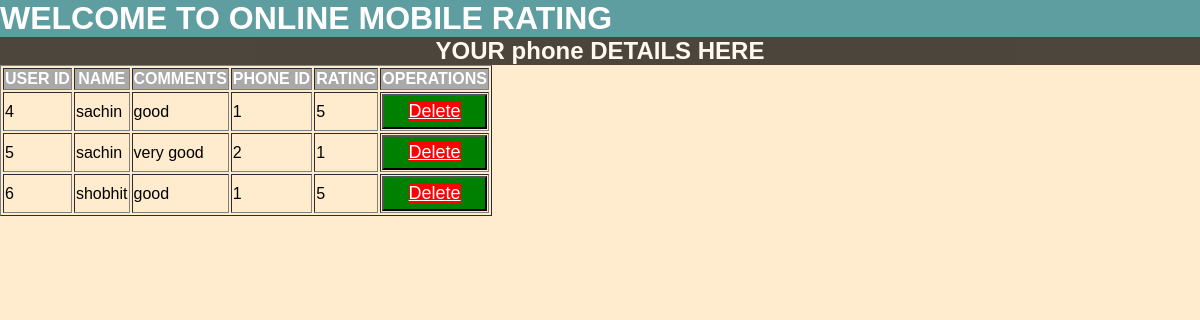
The app's page /Admin/comment.php with its own data.
### tables this page shows
CREATE TABLE `comments` (
  `id` int(21) NOT NULL,
  `Name` varchar(125) NOT NULL,
  `comments` varchar(255) NOT NULL,
  `movies_id` int(11) NOT NULL,
  `rating` int(11) NOT NULL
);

### Admin/comment.php (the view, shortened to what this page needs)
<?php
include 'dblink.php';
$query = "select * from comments ";
$data = mysqli_query($con, $query);
$total = mysqli_num_rows($data);
?>
<!DOCTYPE html>
<html>
<head>
</head>
<body>
	<h1> <marquee>WELCOME  TO  ONLINE  MOBILE  RATING </marquee></h1>
	<h2>YOUR phone DETAILS HERE</h2>
	<table border="1">
		<tr>
			<th>USER ID</th>
			<th> NAME</th>
			<th>COMMENTS</th>
			<th>PHONE ID</th>
			<th>RATING</th>
			<th colspan="2">OPERATIONS</th>
		</tr>
</body>
</html>
<?php
if($total !=0)
{
	while($result = mysqli_fetch_assoc($data))
	{
		echo "<tr>
			    <td>".$result['id']."</td>
				<td>".$result['Name']."</td>
				<td>".$result['comments']."</td>
				<td>".$result['movies_id']."</td>
				<td>".$result['rating']."</td>
				<td><button><a href='comdelete.php?ji=$result[id]' onclick ='return checkdelete()' >Delete</a></button></td>
		</tr>";
	}
}
else
{
	echo "No Record Found";
}
?>

### Admin/comment.php (style rules this page uses)
body { margin: 0; padding: 0; background-color: #ffebcd; background-size: cover; font-family: sans-serif; }
h1 { margin: 0; color: white; background-color:cadetblue; }
h2 { margin: 0; color: white; background-color: black; text-align: center; opacity: .7; }
tr { color: black; }
th { color: white; background-color: darkgray; }
tr td a { font-size: 18px; background-color: red; color: white; }
button { background-color: green; height: 35px; width: 100%; }

### records on screen
comments: id "4", Name "sachin", comments "good", movies "1", rating "5"
comments: id "5", Name "sachin", comments "very good", movies "2", rating "1"
comments: id "6", Name "shobhit", comments "good", movies "1", rating "5"
